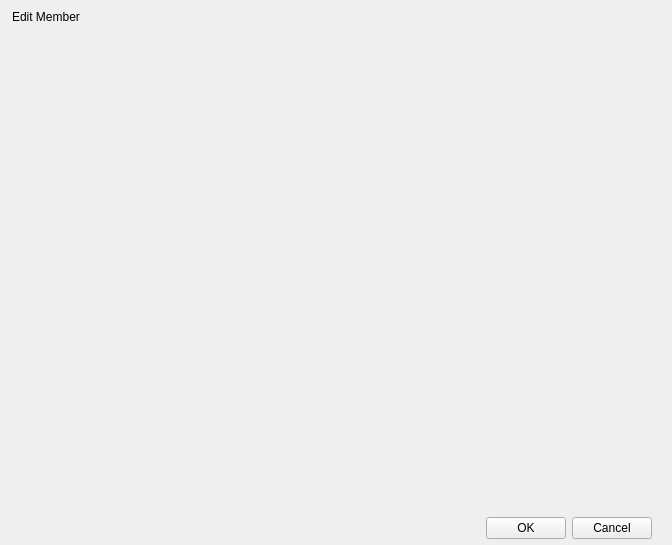
<?xml version="1.0" encoding="UTF-8"?>
<ui version="4.0">
 <class>MsgMultiSendMemberDlg</class>
 <widget class="QDialog" name="MsgMultiSendMemberDlg">
  <property name="geometry">
   <rect>
    <x>0</x>
    <y>0</y>
    <width>672</width>
    <height>545</height>
   </rect>
  </property>
  <property name="windowTitle">
   <string>MsgMultiSendMemberDlg</string>
  </property>
  <layout class="QVBoxLayout" name="verticalLayoutMain" stretch="0,1,0">
   <property name="spacing">
    <number>12</number>
   </property>
   <property name="leftMargin">
    <number>0</number>
   </property>
   <property name="topMargin">
    <number>0</number>
   </property>
   <property name="rightMargin">
    <number>0</number>
   </property>
   <property name="bottomMargin">
    <number>0</number>
   </property>
   <item>
    <widget class="QWidget" name="titlebar" native="true">
     <property name="sizePolicy">
      <sizepolicy hsizetype="Expanding" vsizetype="Expanding">
       <horstretch>0</horstretch>
       <verstretch>0</verstretch>
      </sizepolicy>
     </property>
     <property name="minimumSize">
      <size>
       <width>0</width>
       <height>33</height>
      </size>
     </property>
     <property name="maximumSize">
      <size>
       <width>16777215</width>
       <height>33</height>
      </size>
     </property>
     <layout class="QHBoxLayout" name="horizontalLayout_11" stretch="1,0">
      <property name="spacing">
       <number>0</number>
      </property>
      <property name="leftMargin">
       <number>0</number>
      </property>
      <property name="topMargin">
       <number>0</number>
      </property>
      <property name="rightMargin">
       <number>0</number>
      </property>
      <property name="bottomMargin">
       <number>0</number>
      </property>
      <item>
       <widget class="QWidget" name="titlewidget" native="true">
        <property name="sizePolicy">
         <sizepolicy hsizetype="Expanding" vsizetype="Expanding">
          <horstretch>0</horstretch>
          <verstretch>0</verstretch>
         </sizepolicy>
        </property>
        <layout class="QHBoxLayout" name="horizontalLayout">
         <property name="spacing">
          <number>0</number>
         </property>
         <property name="leftMargin">
          <number>12</number>
         </property>
         <property name="topMargin">
          <number>0</number>
         </property>
         <property name="rightMargin">
          <number>0</number>
         </property>
         <property name="bottomMargin">
          <number>0</number>
         </property>
         <item>
          <widget class="QLabel" name="title">
           <property name="sizePolicy">
            <sizepolicy hsizetype="Expanding" vsizetype="Expanding">
             <horstretch>0</horstretch>
             <verstretch>0</verstretch>
            </sizepolicy>
           </property>
           <property name="text">
            <string>Edit Member</string>
           </property>
          </widget>
         </item>
         <item>
          <spacer name="horizontalSpacer">
           <property name="orientation">
            <enum>Qt::Horizontal</enum>
           </property>
           <property name="sizeHint" stdset="0">
            <size>
             <width>40</width>
             <height>20</height>
            </size>
           </property>
          </spacer>
         </item>
        </layout>
       </widget>
      </item>
      <item>
       <layout class="QVBoxLayout" name="verticalLayout_6">
        <property name="spacing">
         <number>0</number>
        </property>
        <property name="leftMargin">
         <number>0</number>
        </property>
        <property name="topMargin">
         <number>0</number>
        </property>
        <property name="rightMargin">
         <number>0</number>
        </property>
        <property name="bottomMargin">
         <number>0</number>
        </property>
        <item>
         <layout class="QHBoxLayout" name="horizontalLayout_6">
          <property name="spacing">
           <number>0</number>
          </property>
          <property name="leftMargin">
           <number>0</number>
          </property>
          <property name="topMargin">
           <number>0</number>
          </property>
          <property name="rightMargin">
           <number>0</number>
          </property>
          <property name="bottomMargin">
           <number>0</number>
          </property>
          <item>
           <widget class="QPushButton" name="btnMinimize">
            <property name="sizePolicy">
             <sizepolicy hsizetype="Expanding" vsizetype="Expanding">
              <horstretch>0</horstretch>
              <verstretch>0</verstretch>
             </sizepolicy>
            </property>
            <property name="focusPolicy">
             <enum>Qt::ClickFocus</enum>
            </property>
            <property name="toolTip">
             <string>Minimize</string>
            </property>
            <property name="text">
             <string/>
            </property>
            <property name="flat">
             <bool>true</bool>
            </property>
           </widget>
          </item>
          <item>
           <widget class="QPushButton" name="btnMaximize">
            <property name="focusPolicy">
             <enum>Qt::NoFocus</enum>
            </property>
            <property name="toolTip">
             <string>Maximize</string>
            </property>
            <property name="statusTip">
             <string/>
            </property>
            <property name="text">
             <string/>
            </property>
            <property name="checkable">
             <bool>true</bool>
            </property>
            <property name="flat">
             <bool>true</bool>
            </property>
           </widget>
          </item>
          <item>
           <widget class="QPushButton" name="btnClose">
            <property name="sizePolicy">
             <sizepolicy hsizetype="Expanding" vsizetype="Expanding">
              <horstretch>0</horstretch>
              <verstretch>0</verstretch>
             </sizepolicy>
            </property>
            <property name="focusPolicy">
             <enum>Qt::ClickFocus</enum>
            </property>
            <property name="toolTip">
             <string>Close</string>
            </property>
            <property name="text">
             <string/>
            </property>
            <property name="flat">
             <bool>true</bool>
            </property>
           </widget>
          </item>
         </layout>
        </item>
        <item>
         <spacer name="verticalSpacer_4">
          <property name="orientation">
           <enum>Qt::Vertical</enum>
          </property>
          <property name="sizeType">
           <enum>QSizePolicy::Expanding</enum>
          </property>
          <property name="sizeHint" stdset="0">
           <size>
            <width>0</width>
            <height>1</height>
           </size>
          </property>
         </spacer>
        </item>
       </layout>
      </item>
     </layout>
    </widget>
   </item>
   <item>
    <widget class="SelectContactWidget" name="centralPanel" native="true"/>
   </item>
   <item>
    <widget class="QWidget" name="bottomBar" native="true">
     <property name="minimumSize">
      <size>
       <width>0</width>
       <height>33</height>
      </size>
     </property>
     <property name="maximumSize">
      <size>
       <width>16777215</width>
       <height>33</height>
      </size>
     </property>
     <layout class="QHBoxLayout" name="horizontalLayout_3">
      <property name="spacing">
       <number>6</number>
      </property>
      <property name="leftMargin">
       <number>0</number>
      </property>
      <property name="topMargin">
       <number>0</number>
      </property>
      <property name="rightMargin">
       <number>20</number>
      </property>
      <property name="bottomMargin">
       <number>0</number>
      </property>
      <item>
       <spacer name="horizontalSpacer_2">
        <property name="orientation">
         <enum>Qt::Horizontal</enum>
        </property>
        <property name="sizeHint" stdset="0">
         <size>
          <width>238</width>
          <height>20</height>
         </size>
        </property>
       </spacer>
      </item>
      <item>
       <widget class="QPushButton" name="pushButtonOK">
        <property name="minimumSize">
         <size>
          <width>75</width>
          <height>0</height>
         </size>
        </property>
        <property name="text">
         <string>OK</string>
        </property>
       </widget>
      </item>
      <item>
       <widget class="QPushButton" name="pushButtonCancel">
        <property name="minimumSize">
         <size>
          <width>75</width>
          <height>0</height>
         </size>
        </property>
        <property name="text">
         <string>Cancel</string>
        </property>
       </widget>
      </item>
     </layout>
    </widget>
   </item>
  </layout>
 </widget>
 <layoutdefault spacing="6" margin="11"/>
 <customwidgets>
  <customwidget>
   <class>SelectContactWidget</class>
   <extends>QWidget</extends>
   <header location="global">selectcontactwidget.h</header>
   <container>1</container>
  </customwidget>
 </customwidgets>
 <resources/>
 <connections/>
</ui>
